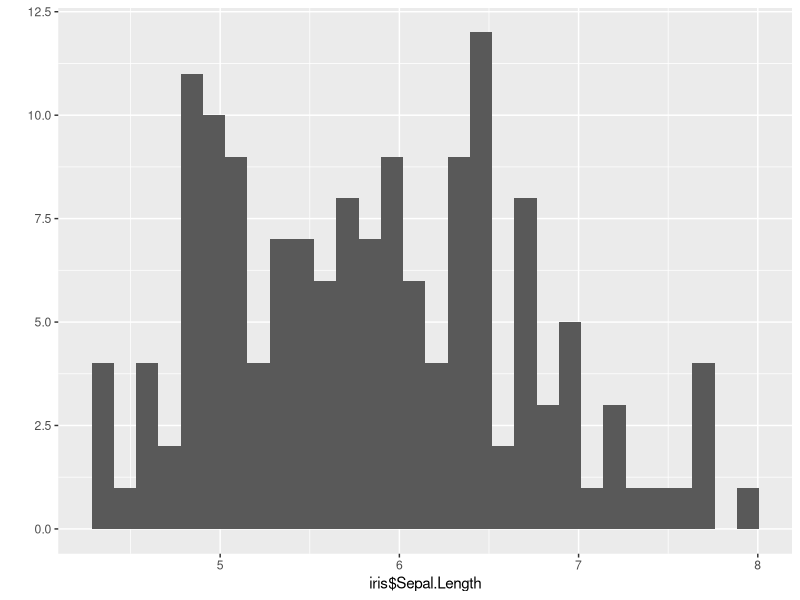
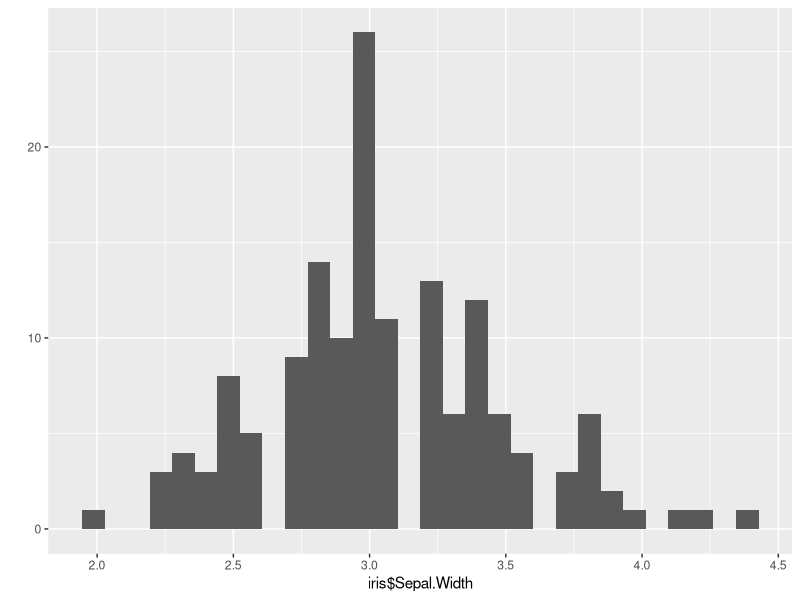
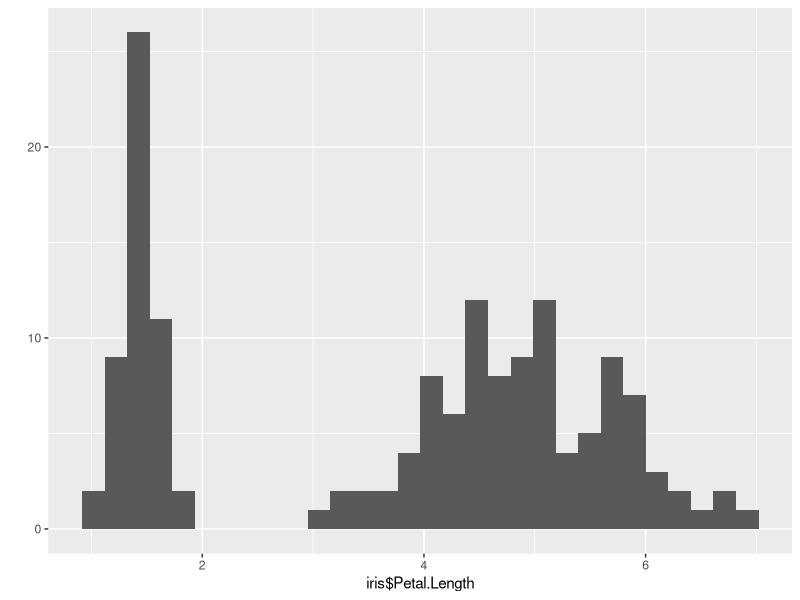
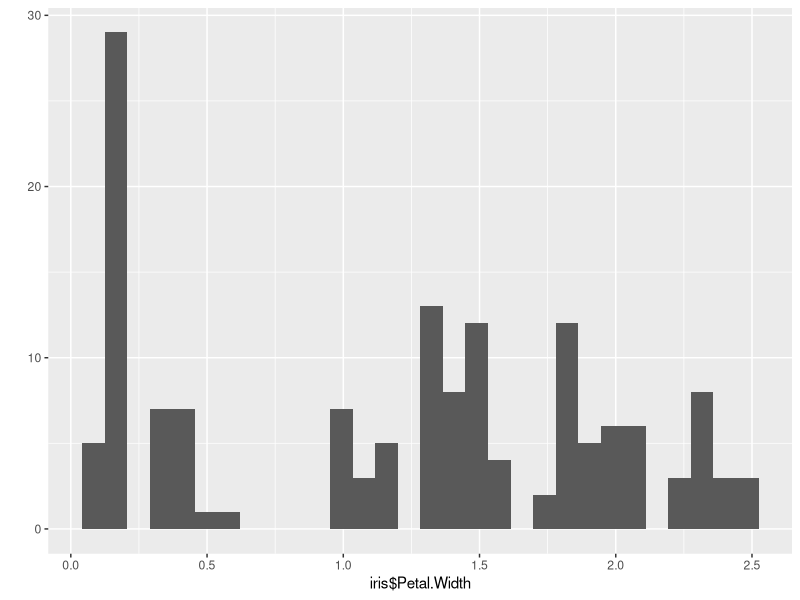
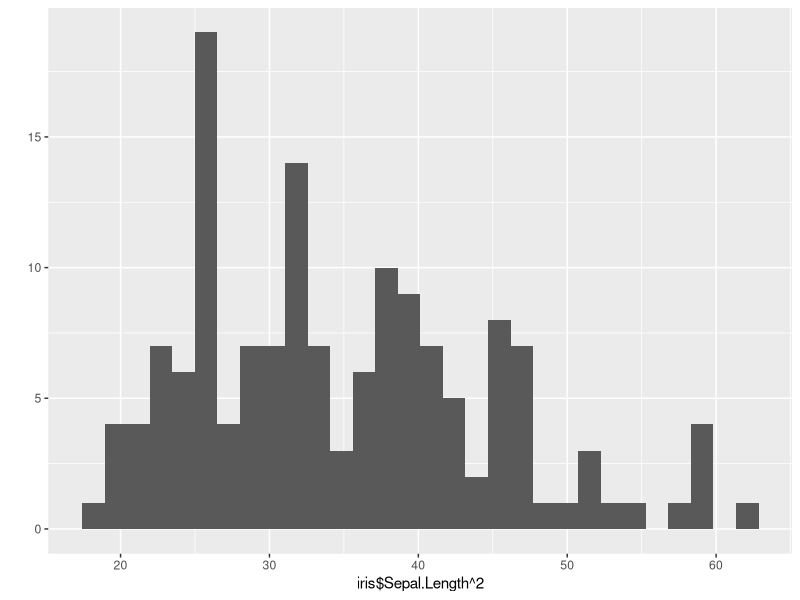
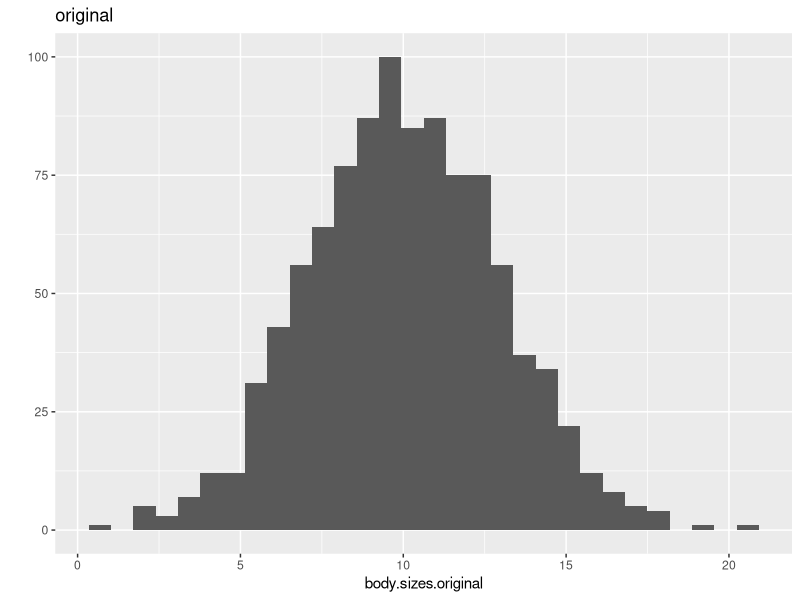
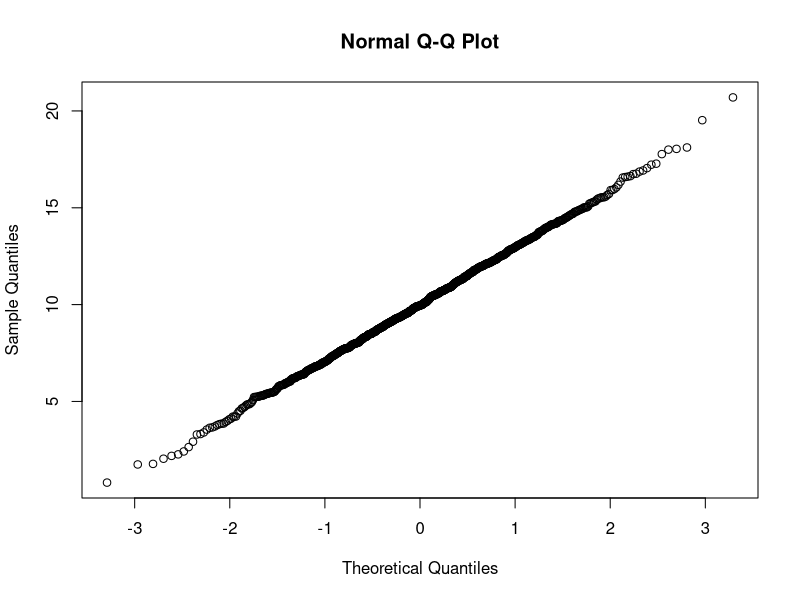
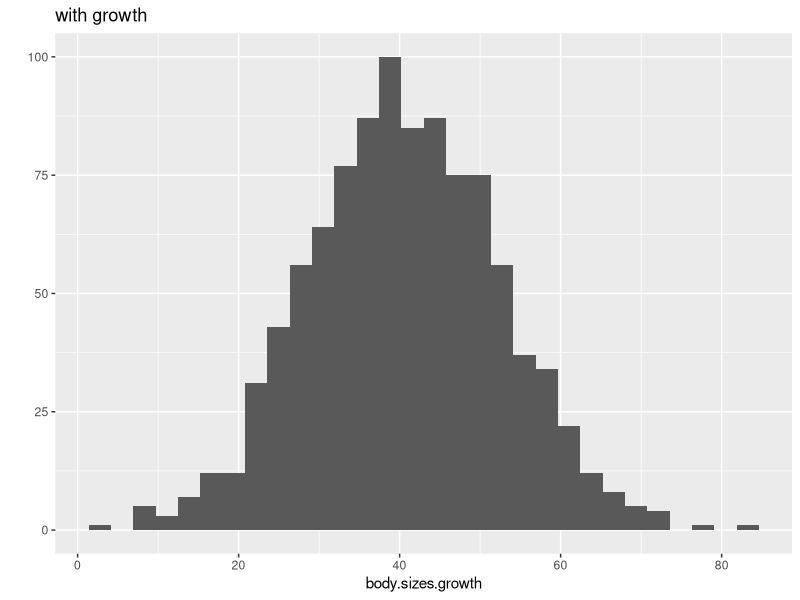

Write the R code that produced these figures, in order.
## ---- chunk 1

for(i in 1:4){
  print(shapiro.test(iris[,i])$p.value)
}
## ---- chunk 2
library(ggplot2)
qplot(iris$Sepal.Length) 
qplot(iris$Sepal.Width) 
qplot(iris$Petal.Length) 
qplot(iris$Petal.Width) 
## ---- chunk 3
mean(iris$Sepal.Length^2)
median(iris$Sepal.Length^2)
## ---- chunk 4
qplot(iris$Sepal.Length^2)
## ---- chunk 5
body.sizes <- rnorm(1000, mean=10, sd=3)
## make a copy so we can always go back
body.sizes.original <- body.sizes
## ---- chunk 6

for(year in 1:10) {
  body.sizes <- body.sizes * 1.15
}

#save the results
body.sizes.growth <- body.sizes
## ---- chunk 7
growth.rates <- rnorm(1000, 1.15, 0.2)

#reset the body.sizes variable
body.sizes <- body.sizes.original

for(year in 1:10) {
  body.sizes <- body.sizes * growth.rates
}

body.sizes.vargrowth <- body.sizes
## ---- chunk 8
#reset the body.sizes variable
body.sizes <- body.sizes.original

for(year in 1:10) {
  body.sizes <- body.sizes * growth.rates * rnorm(1, mean=1, sd=0.2)
}

body.sizes.environmentalgrowth <- body.sizes

## ---- chunk 9
qplot(body.sizes.original, main = "original")
shapiro.test(body.sizes.original)
qqnorm(body.sizes.original)
## ---- chunk 10
qplot(body.sizes.growth, main = "with growth")
shapiro.test(body.sizes.growth)
qqnorm(body.sizes.growth)
## ---- chunk 11
qplot(body.sizes.vargrowth, main = "variable growth")
shapiro.test(body.sizes.vargrowth)
qqnorm(body.sizes.vargrowth)
## ---- chunk 12
qplot(body.sizes.environmentalgrowth, main = "environmental growth")
shapiro.test(body.sizes.environmentalgrowth)
qqnorm(body.sizes.environmentalgrowth)
